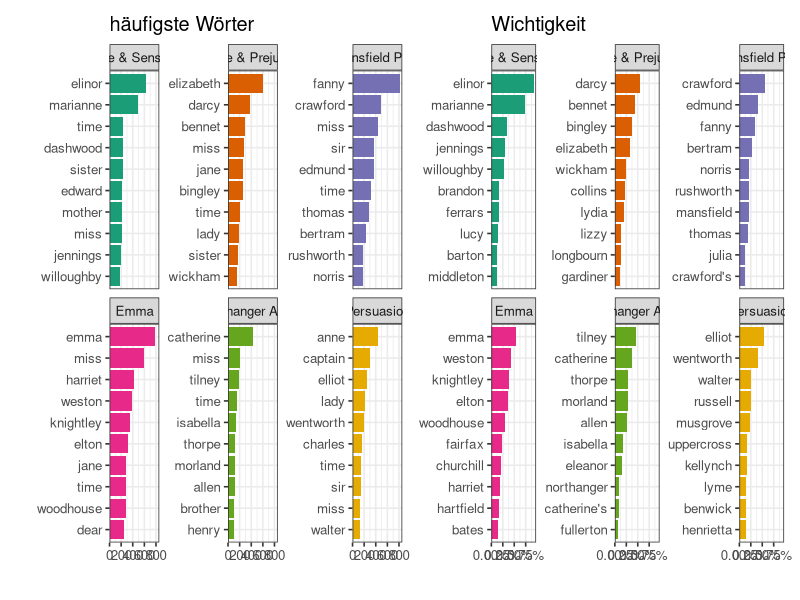

Generate this figure with R:
## ---- chunk 1
#| echo: false
#| message: false
#| fig-width: 10


library(dplyr)
library(janeaustenr)
library(tidytext)
library(tidyverse)
library(here)
library(patchwork)

book_words = austen_books() %>% 
  unnest_tokens(word, text) %>% 
  count(book, word, sort = TRUE)

total_words = book_words %>% 
  group_by(book) %>% 
  summarize(total = sum(n))
#join both
book_words = left_join(book_words, total_words)

book_words <- book_words %>%
  bind_tf_idf(word, book, n)

plt_important <- book_words %>%
  arrange(
    desc(tf_idf)
    ) %>%
  mutate(
    word = 
      factor(
        word, 
        levels = 
          rev(
            unique(
              word
              )
            )
        )
    ) %>% 
  group_by(
    book
    ) %>% 
  top_n(10) %>% 
  ungroup() %>%
  ggplot(
    aes(
      y = word, 
      x = tf_idf, 
      fill = book
      )
    ) +
  geom_col(
    show.legend = FALSE
    ) +
  labs(
    x = NULL, 
    y = NULL,
    title = "Wichtigkeit"
    ) +
  facet_wrap(~book, ncol = 3, scales = "free_y")+ 
  scale_fill_brewer(
    palette = "Dark2"
  )+
  scale_x_continuous(
    expand = c(0,0,0.05,0),
    labels = scales::percent
  )+
  theme_bw(12)




original_books <- austen_books() %>%
  group_by(book) |> 
  mutate(linenumber = row_number(),
         chapter = cumsum(str_detect(text, regex("^chapter [\\divxlc]",
                                                 ignore_case = TRUE)))) %>%
  ungroup()



tidy_books <- original_books %>%
  unnest_tokens(word, text)

data(stop_words)

tidy_books <- tidy_books %>%
  anti_join(stop_words)

by_book <- tidy_books |> 
  group_by(book,word) |> 
  summarise(
    n_words = n()
  ) |> 
  top_n(10)

plt_most10 <- by_book |> 
  ggplot(
    aes(
      x = n_words,
      y = reorder_within(word,n_words,book),
      fill = book
    )
  )+
  geom_col(
    show.legend = FALSE
  )+
  facet_wrap(
    ~book,
    ncol = 3,
    scales = "free_y"
  )+
  scale_y_reordered()+
  scale_x_continuous(
    expand = c(0,0,0.05,0)
  )+
  scale_fill_brewer(
    palette = "Dark2"
  )+
  labs(
    title = "häufigste Wörter",
    x ="",
    y = "",
    fill = ""
  )+
  theme_bw(12)+
  theme(
    legend.position = "bottom"
  )

plt_cmp <- plt_most10+plt_important

plt_cmp
